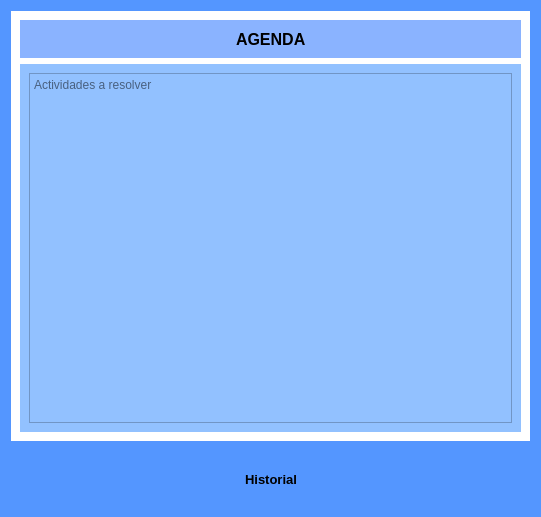
<?xml version="1.0" encoding="UTF-8"?>
<ui version="4.0">
 <class>Agenda</class>
 <widget class="QDialog" name="Agenda">
  <property name="geometry">
   <rect>
    <x>0</x>
    <y>0</y>
    <width>541</width>
    <height>517</height>
   </rect>
  </property>
  <property name="windowTitle">
   <string>Dialog</string>
  </property>
  <property name="styleSheet">
   <string notr="true">background-color: rgb(84, 150, 255);</string>
  </property>
  <layout class="QGridLayout" name="gridLayout">
   <item row="3" column="0">
    <widget class="QDialogButtonBox" name="Historial">
     <property name="orientation">
      <enum>Qt::Horizontal</enum>
     </property>
    </widget>
   </item>
   <item row="0" column="0">
    <widget class="QWidget" name="widget" native="true">
     <property name="styleSheet">
      <string notr="true">background-color: rgb(255, 255, 255);</string>
     </property>
     <layout class="QGridLayout" name="gridLayout_2">
      <item row="1" column="0">
       <widget class="QWidget" name="widget_3" native="true">
        <property name="styleSheet">
         <string notr="true">background-color: rgb(146, 193, 255);</string>
        </property>
        <layout class="QGridLayout" name="gridLayout_3">
         <item row="0" column="0">
          <widget class="QPlainTextEdit" name="outAgenda">
           <property name="readOnly">
            <bool>true</bool>
           </property>
           <property name="placeholderText">
            <string>Actividades a resolver</string>
           </property>
          </widget>
         </item>
        </layout>
       </widget>
      </item>
      <item row="0" column="0">
       <widget class="QWidget" name="widget_2" native="true">
        <property name="styleSheet">
         <string notr="true">background-color: rgb(138, 179, 255);</string>
        </property>
        <layout class="QGridLayout" name="gridLayout_4">
         <item row="0" column="1">
          <widget class="QLabel" name="label">
           <property name="font">
            <font>
             <pointsize>12</pointsize>
             <weight>75</weight>
             <bold>true</bold>
            </font>
           </property>
           <property name="text">
            <string>AGENDA</string>
           </property>
          </widget>
         </item>
         <item row="0" column="0">
          <spacer name="horizontalSpacer">
           <property name="orientation">
            <enum>Qt::Horizontal</enum>
           </property>
           <property name="sizeHint" stdset="0">
            <size>
             <width>40</width>
             <height>20</height>
            </size>
           </property>
          </spacer>
         </item>
         <item row="0" column="2">
          <spacer name="horizontalSpacer_2">
           <property name="orientation">
            <enum>Qt::Horizontal</enum>
           </property>
           <property name="sizeHint" stdset="0">
            <size>
             <width>40</width>
             <height>20</height>
            </size>
           </property>
          </spacer>
         </item>
        </layout>
       </widget>
      </item>
     </layout>
    </widget>
   </item>
   <item row="4" column="0">
    <widget class="QWidget" name="widget_4" native="true">
     <layout class="QGridLayout" name="gridLayout_5">
      <item row="0" column="0">
       <spacer name="horizontalSpacer_3">
        <property name="orientation">
         <enum>Qt::Horizontal</enum>
        </property>
        <property name="sizeHint" stdset="0">
         <size>
          <width>40</width>
          <height>20</height>
         </size>
        </property>
       </spacer>
      </item>
      <item row="0" column="1">
       <widget class="QPushButton" name="historial">
        <property name="minimumSize">
         <size>
          <width>50</width>
          <height>35</height>
         </size>
        </property>
        <property name="font">
         <font>
          <pointsize>10</pointsize>
          <weight>75</weight>
          <bold>true</bold>
         </font>
        </property>
        <property name="styleSheet">
         <string notr="true">QPushButton{
border:Opx;
}

QPushButton:hover{
border:Sox sold #aa00ff;
background-color:#c5ebff;
}

</string>
        </property>
        <property name="text">
         <string>Historial</string>
        </property>
       </widget>
      </item>
      <item row="0" column="2">
       <spacer name="horizontalSpacer_4">
        <property name="orientation">
         <enum>Qt::Horizontal</enum>
        </property>
        <property name="sizeHint" stdset="0">
         <size>
          <width>40</width>
          <height>20</height>
         </size>
        </property>
       </spacer>
      </item>
     </layout>
    </widget>
   </item>
  </layout>
 </widget>
 <resources/>
 <connections>
  <connection>
   <sender>Historial</sender>
   <signal>accepted()</signal>
   <receiver>Agenda</receiver>
   <slot>accept()</slot>
   <hints>
    <hint type="sourcelabel">
     <x>248</x>
     <y>254</y>
    </hint>
    <hint type="destinationlabel">
     <x>157</x>
     <y>274</y>
    </hint>
   </hints>
  </connection>
  <connection>
   <sender>Historial</sender>
   <signal>rejected()</signal>
   <receiver>Agenda</receiver>
   <slot>reject()</slot>
   <hints>
    <hint type="sourcelabel">
     <x>316</x>
     <y>260</y>
    </hint>
    <hint type="destinationlabel">
     <x>286</x>
     <y>274</y>
    </hint>
   </hints>
  </connection>
 </connections>
</ui>
